Frame 1 (no input): blank canvas, image omitted
Frame 60 (no input): blank canvas, image omitted
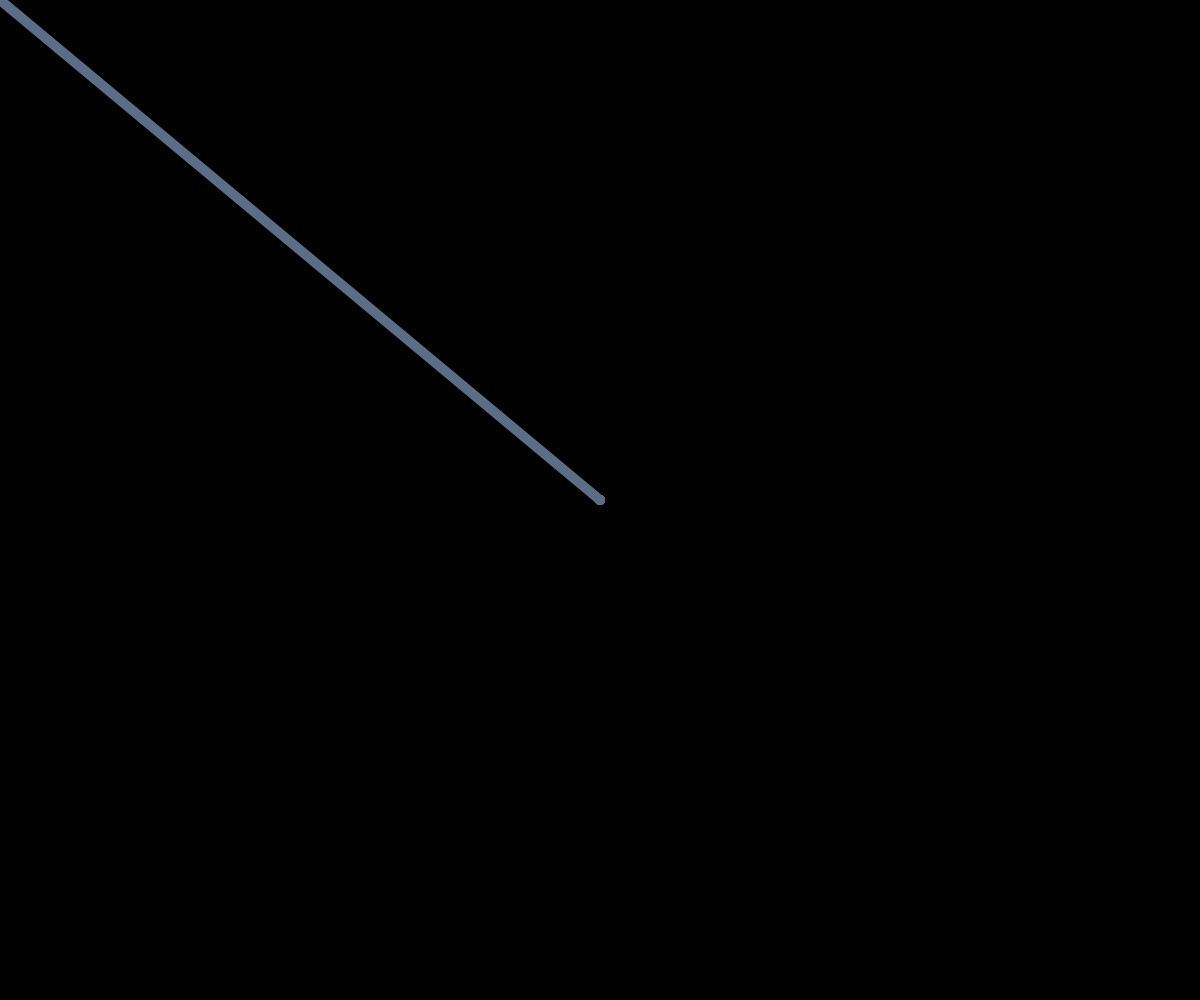
Frame 120 (the mouse pressed at the canvas centre since frame 60)

The p5.js sketch whose frames 1 and 60 were blank and that drew this single picture after the mouse press (run headless with seeded random() and noise() and a simulated clock; from frame 60 on, the mouse is pressed at the canvas centre):

// p5.js sketch
// ── sketch.js
let col1, col2

function setup() {
  createCanvas(windowWidth, windowHeight);
  noFill();
  strokeWeight(10);
  resetCanvasAndPalette();
}

function draw() {

if (mouseIsPressed){    
  const t = map(mouseX, 0, width, 0, 1);
  const col = lerpColor(col1, col2, constrain(t, 0, 1));

  stroke(col);
  line(pmouseX, pmouseY, mouseX, mouseY);

    //filter(BLUR, 1);
 }

}

function mousePressed() {
  resetCanvasAndPalette();     
  
}

function keyPressed() {
  background(255);             
}

function resetCanvasAndPalette() {
  background(0);

  col1 = color(random(255), random(255), random(255));
  col2 = color(random(255), random(255), random(255));
}
